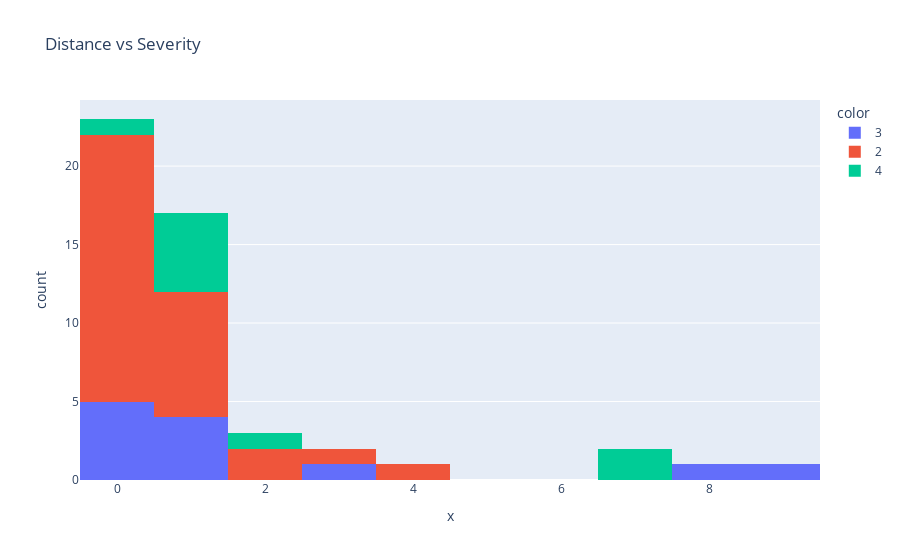

Source (notebook cell):
### Code cell
#Distance vs Start latitude vs Severity
distance = df['Distance(mi)']
severity = df['Severity']
start = df['Start_Lat']

px.histogram(df,
          x=distance[:50],
          y=start[:500],
          color=severity[:50],
          title='Distance vs Severity'
          )

### Figure 1 — Plotly figure (JSON) as saved in the notebook; plotly's stock layout.template omitted (floating-point values rounded to 4 significant figures)
{"data": [{"alignmentgroup": "True", "bingroup": "x", "hovertemplate": "color=3<br>x=%{x}<br>count=%{y}<extra></extra>", "legendgroup": "3", "marker": {"color": "#636efa", "pattern": {"shape": ""}}, "name": "3", "offsetgroup": "3", "orientation": "v", "showlegend": true, "type": "histogram", "x": [3.23, 0.5, 0.004, 0.004, 1.028, 0.999, 0.471, 0.156, 8.554, 8.429, 0.082, 0.879], "xaxis": "x", "yaxis": "y"}, {"alignmentgroup": "True", "bingroup": "x", "hovertemplate": "color=2<br>x=%{x}<br>count=%{y}<extra></extra>", "legendgroup": "2", "marker": {"color": "#EF553B", "pattern": {"shape": ""}}, "name": "2", "offsetgroup": "2", "orientation": "v", "showlegend": true, "type": "histogram", "x": [0.747, 0.055, 0.123, 1.427, 0.227, 0.521, 0.491, 0.826, 0.307, 0.072, 0.07, 2.59, 0.918, 0.477, 0.789, 3.543, 0.361, 0.249, 0.656, 0.416, 0, 0.181, 0.181, 0.5, 0.118, 1.585, 0.239, 0.231, 2.494], "xaxis": "x", "yaxis": "y"}, {"alignmentgroup": "True", "bingroup": "x", "hovertemplate": "color=4<br>x=%{x}<br>count=%{y}<extra></extra>", "legendgroup": "4", "marker": {"color": "#00cc96", "pattern": {"shape": ""}}, "name": "4", "offsetgroup": "4", "orientation": "v", "showlegend": true, "type": "histogram", "x": [0.978, 2.484, 0.206, 6.69, 6.69, 1, 1, 0.792, 1.206], "xaxis": "x", "yaxis": "y"}], "layout": {"barmode": "relative", "legend": {"title": {"text": "color"}, "tracegroupgap": 0}, "title": {"text": "Distance vs Severity"}, "xaxis": {"anchor": "y", "domain": [0, 1], "title": {"text": "x"}}, "yaxis": {"anchor": "x", "domain": [0, 1], "title": {"text": "count"}}}}
